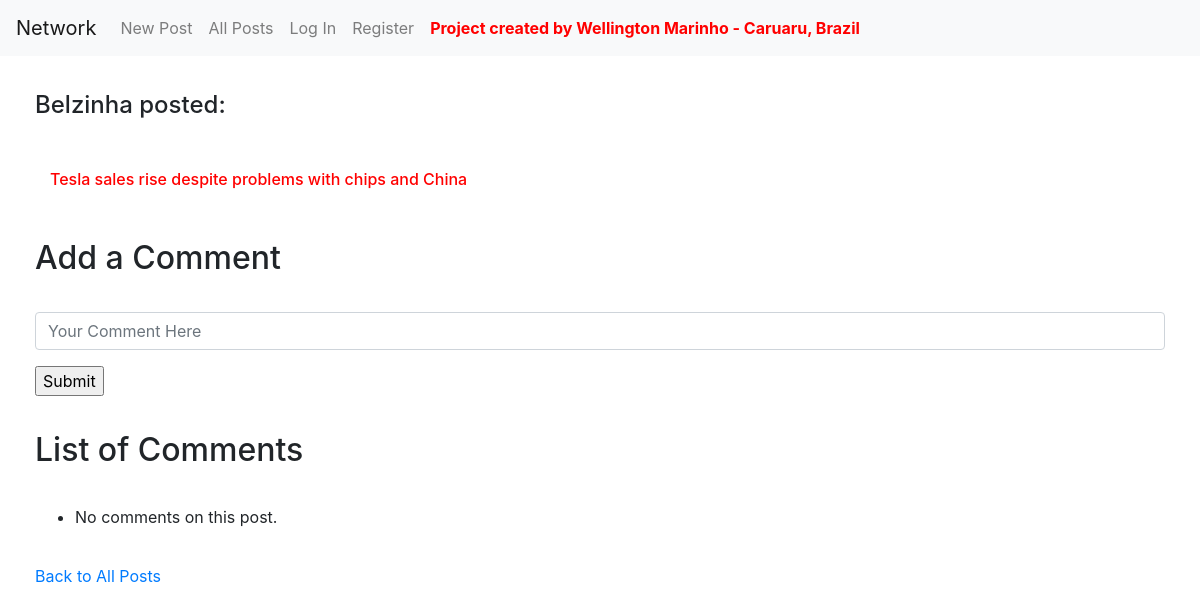
/comment/65, run on an earlier commit of the app's database.
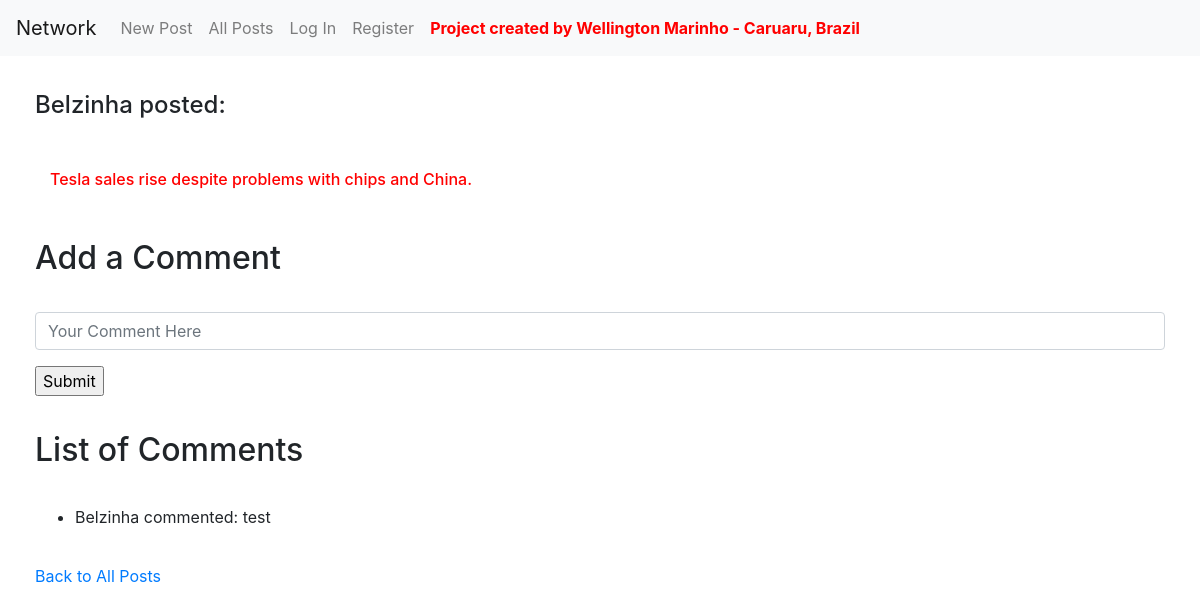
And on a later commit of the database.
### network/models.py (models this page shows, shortened)
class Post(models.Model):
    content = models.CharField(max_length=264)
    time_of_creation = models.DateTimeField(default=timezone.now)
    creator = models.ForeignKey(User, on_delete=models.CASCADE, related_name="posts")
    now = datetime.now()

class User(AbstractUser):
    pass

class Comment(models.Model):
    user = models.ForeignKey(User, on_delete=models.CASCADE)
    post = models.ForeignKey(Post, on_delete=models.CASCADE)
    comment = models.CharField(max_length=64)
    item_id = models.IntegerField()
    def __str__(self):
        return f"{self.user} commented: {self.comment}"

### network/views.py (the view)
# urls.py: path("comment/<int:post_id>", views.comment, name="comment"),
def comment(request, post_id):
    post = Post.objects.get(id=post_id)
    comments = Comment.objects.all().filter(item_id=post.id)
    return render(request, "network/comment.html", {
        "post": post,
        "comments": comments
    })

### network/templates/network/comment.html (shortened to what this page needs)
{% extends "network/layout.html" %}
{% block body %}
<h4 style="margin:35px;">{{ post.creator }} posted:</h4>
<h6 style="color:red;margin:50px;">{{ post.content }}</h6>
<h2 style="margin:35px;">Add a Comment</h2>
<form action="{% url 'comment_add' post.id %}" method="post"  style="margin:35px;">
    <div class="form-group">
        <input class="form-control" autofocus type="text" name="comment" placeholder="Your Comment Here">
    </div>
    <input type="submit">
</form>
<h2 style="margin:35px;">List of Comments</h2>
<ul style="margin:35px;">
    {% for comment in comments %}
        <li>{{ comment }}</li>
    {% empty %}
        <li>No comments on this post.</li>
    {% endfor %}
</ul>
<a style="margin:35px;" href="{% url 'index' %}">Back to All Posts</a>
{% endblock %}

What changed in the data, as far as the page shows it:
changed Post "Belzinha": content "Tesla sales rise despite problems with chips and China" → "Tesla sales rise despite problems with chips and China."
added Comment: user+comment "Belzinha commented: test"
Also different on the page:
text no longer shown: "No comments on this post."
